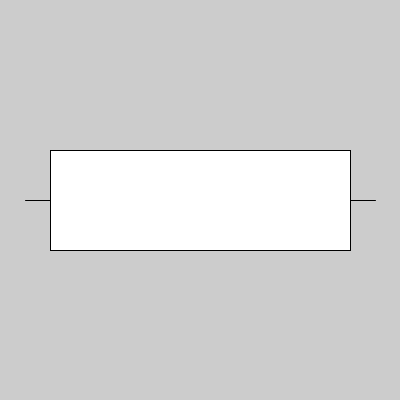
Frame 1 (no input)
Frame 60 (the mouse pressed at the canvas centre just before this capture): identical to frame 1, image omitted
Frame 120 (the mouse held since frame 60 and released just before this capture): identical to frame 1, image omitted

The Processing sketch that drew this single still picture (run headless with seeded random() and noise(); from frame 60 on, the mouse is pressed at the canvas centre):

// Processing sketch: msr_day2_keys_coded
// ── msr_day2_keys_coded.pde
int y = 150;

void setup(){
 size(400,400); 
}

void draw(){
 background(204);
 line(25,height/2,width-25,height/2);
 if (key == CODED) {
  if (keyCode == UP) {
   y = 100; 
  } else if (keyCode == DOWN) {
   y = 200; 
  }
 } else {
  y = 150; 
 }
 rect(50,y,width - 100,100);
}
